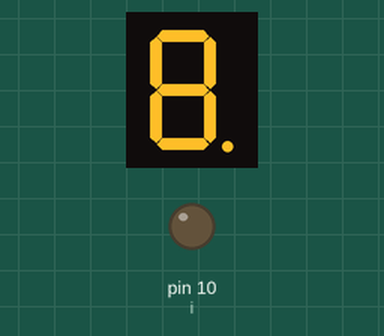
The sketch below on a simulated Arduino Uno, built with avr-gcc and run on an emulated ATmega328P. On the bench: 1-digit seven-segment display, output pins drawn as LEDs (lit = HIGH). Wiring (inferred from the names in the program): 1-digit 7-segment display, segments lit when LOW: segments pin 2, pin 3, pin 4, pin 5, pin 6, pin 7, pin 8, pin 9. Dashed ring = blinking. The segment pins are drawn as the display they are named for; pins used as bus, display or sensor lines are not drawn.

Above: at 0.11 s.
At 0.85 s:
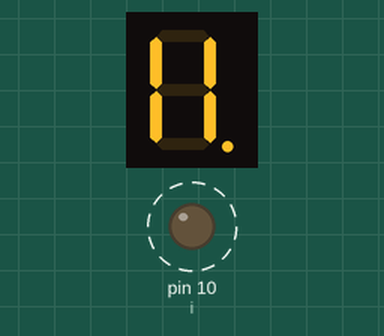
Timing chart, 0 to 40.0 s (numbered marks = the images above):
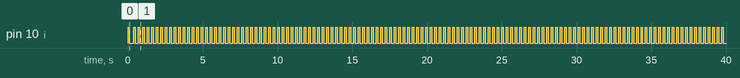

Measured:
- by itself, pin 10 (i): repeats every 0.30 s: HIGH 0.10 s, LOW 0.20 s
- by itself, everything shown: repeats every 0.60 s, in 6 steps

The sketch:

sketch_nov02a-led_cube_3x3_.ino
```cpp
/*
  4   3   2

  7   6   5

  10  9   8
*/


int a = 2;
int b = 3;
int c = 4;
int d = 5;
int e = 6;
int f = 7;
int g = 8;
int h = 9;
int i = 10;

void setup() {
  pinMode(a, OUTPUT);
  pinMode(b, OUTPUT);
  pinMode(c, OUTPUT);
  pinMode(d, OUTPUT);
  pinMode(e, OUTPUT);
  pinMode(f, OUTPUT);
  pinMode(g, OUTPUT);
  pinMode(h, OUTPUT);
  pinMode(i, OUTPUT);

  digitalWrite(a, HIGH);
  digitalWrite(b, HIGH);
  digitalWrite(c, HIGH);
  digitalWrite(d, HIGH);
  digitalWrite(e, HIGH);
  digitalWrite(f, HIGH);
  digitalWrite(g, HIGH);
  digitalWrite(h, HIGH);
  digitalWrite(i, HIGH);
  delay(100);
  digitalWrite(a, LOW);
  digitalWrite(b, LOW);
  digitalWrite(c, LOW);
  digitalWrite(d, LOW);
  digitalWrite(e, LOW);
  digitalWrite(f, LOW);
  digitalWrite(g, LOW);
  digitalWrite(h, LOW);
  digitalWrite(i, LOW);
  delay(100);
}

void loop() {
  digitalWrite(a, HIGH);
  digitalWrite(b, LOW);
  digitalWrite(c, LOW);
  digitalWrite(d, HIGH);
  digitalWrite(e, LOW);
  digitalWrite(f, LOW);
  digitalWrite(g, HIGH);
  digitalWrite(h, LOW);
  digitalWrite(i, LOW);
  delay(100);
  digitalWrite(a, LOW);
  digitalWrite(b, HIGH);
  digitalWrite(c, LOW);
  digitalWrite(d, LOW);
  digitalWrite(e, HIGH);
  digitalWrite(f, LOW);
  digitalWrite(g, LOW);
  digitalWrite(h, HIGH);
  digitalWrite(i, LOW);
  delay(100);
  digitalWrite(a, LOW);
  digitalWrite(b, LOW);
  digitalWrite(c, HIGH);
  digitalWrite(d, LOW);
  digitalWrite(e, LOW);
  digitalWrite(f, HIGH);
  digitalWrite(g, LOW);
  digitalWrite(h, LOW);
  digitalWrite(i, HIGH);
  delay(100);

  //--------------------
  digitalWrite(a, HIGH);
  digitalWrite(b, HIGH);
  digitalWrite(c, HIGH);
  digitalWrite(d, LOW);
  digitalWrite(e, LOW);
  digitalWrite(f, LOW);
  digitalWrite(g, LOW);
  digitalWrite(h, LOW);
  digitalWrite(i, LOW);
  delay(100);
  digitalWrite(a, LOW);
  digitalWrite(b, LOW);
  digitalWrite(c, LOW);
  digitalWrite(d, HIGH);
  digitalWrite(e, HIGH);
  digitalWrite(f, HIGH);
  digitalWrite(g, LOW);
  digitalWrite(h, LOW);
  digitalWrite(i, LOW);
  delay(100);
  digitalWrite(a, LOW);
  digitalWrite(b, LOW);
  digitalWrite(c, LOW);
  digitalWrite(d, LOW);
  digitalWrite(e, LOW);
  digitalWrite(f, LOW);
  digitalWrite(g, HIGH);
  digitalWrite(h, HIGH);
  digitalWrite(i, HIGH);
  delay(100);
}
```
